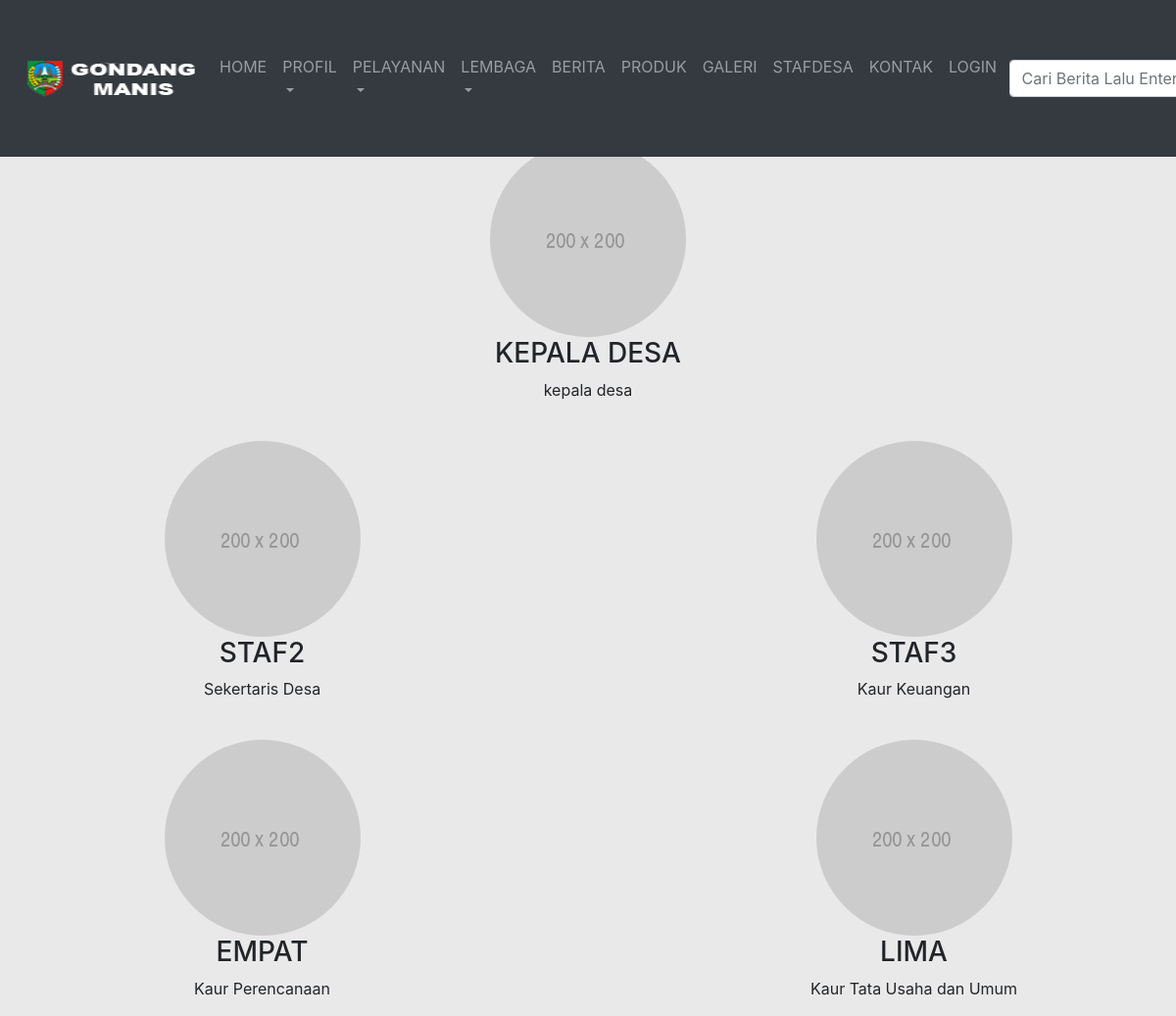
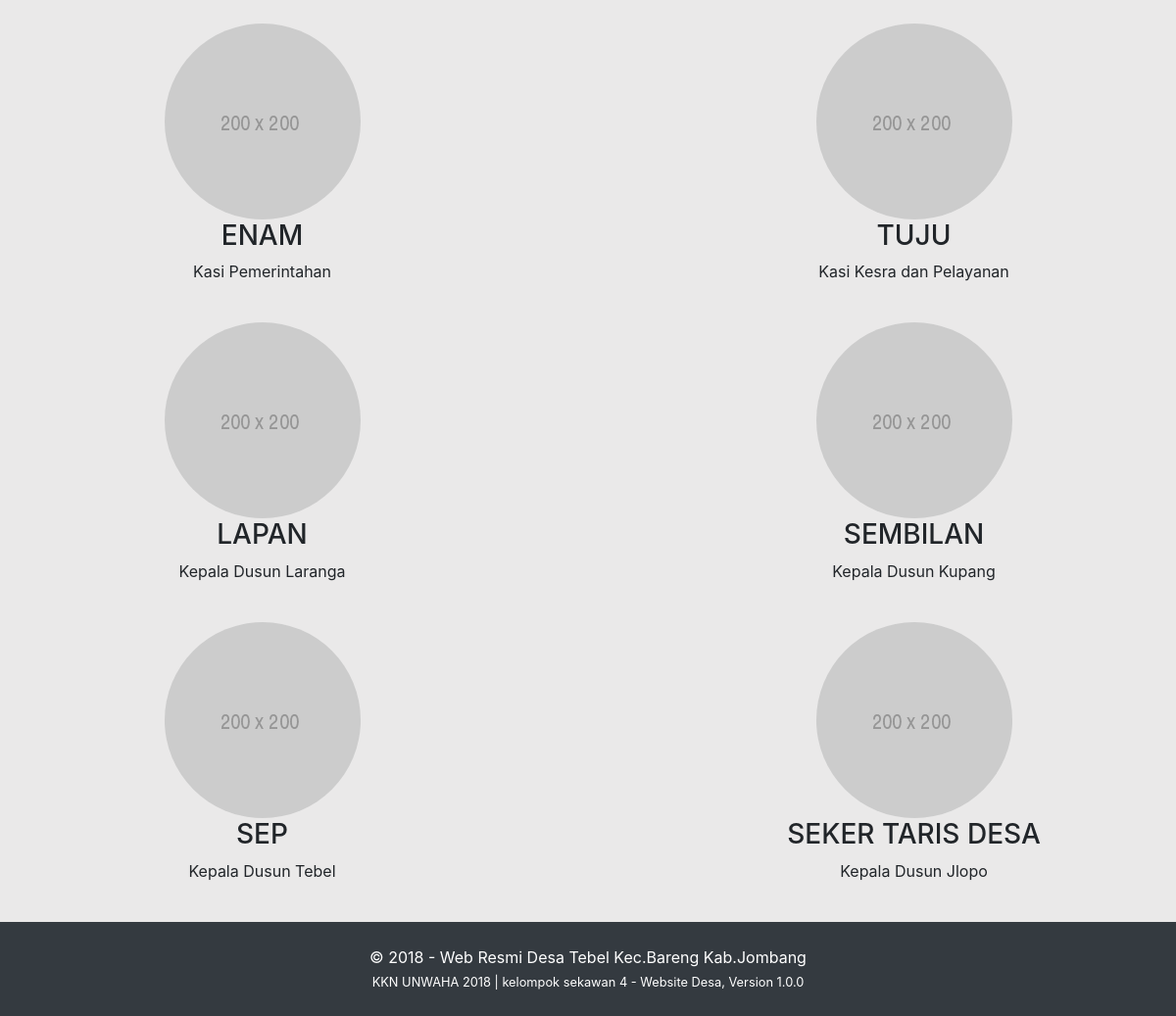
Page /?tampil=staf-desa on the committed database (2 pictures, top to bottom).
### tables this page shows
CREATE TABLE IF NOT EXISTS `submenu` (
`id_submenu` int(5) NOT NULL,
  `id_menu` int(5) NOT NULL,
  `jenis` int(2) NOT NULL,
  `judul` varchar(255) NOT NULL,
  `link` varchar(50) NOT NULL,
  `urutan` int(3) NOT NULL,
  `tanggal` date NOT NULL
);

CREATE TABLE IF NOT EXISTS `user` (
`id_user` int(11) NOT NULL,
  `nama` varchar(60) NOT NULL,
  `alamat` text NOT NULL,
  `job` varchar(50) NOT NULL,
  `lp` varchar(25) NOT NULL,
  `level` int(5) NOT NULL,
  `foto` text NOT NULL,
  `username` varchar(50) NOT NULL,
  `password` varchar(255) NOT NULL,
  `urutan` int(3) NOT NULL,
  `created` int(11) NOT NULL,
  `bagian` varchar(20) NOT NULL
);

CREATE TABLE IF NOT EXISTS `tampil` (
`id_tampil` int(1) NOT NULL,
  `titel` varchar(35) NOT NULL,
  `tahun` int(11) NOT NULL,
  `suka` int(11) NOT NULL,
  `tidak` int(11) NOT NULL,
  `notelpon` varchar(15) NOT NULL,
  `email` varchar(50) NOT NULL,
  `info` text NOT NULL
);

### konten/stafdesa_dt.php (the view)
<?php
  $dt_ps1     = mysqli_fetch_array($mysqli->query("SELECT * FROM user WHERE level=2 AND id_user=1"));
  $dt_ps2     = mysqli_fetch_array($mysqli->query("SELECT * FROM user WHERE level=2 AND id_user=2"));
  $dt_ps3     = mysqli_fetch_array($mysqli->query("SELECT * FROM user WHERE level=2 AND id_user=3"));
  $dt_ps4     = mysqli_fetch_array($mysqli->query("SELECT * FROM user WHERE level=2 AND id_user=4"));
  $dt_ps5     = mysqli_fetch_array($mysqli->query("SELECT * FROM user WHERE level=2 AND id_user=5"));
  $dt_ps6     = mysqli_fetch_array($mysqli->query("SELECT * FROM user WHERE level=2 AND id_user=6"));
  $dt_ps7     = mysqli_fetch_array($mysqli->query("SELECT * FROM user WHERE level=2 AND id_user=7"));
  $dt_ps8     = mysqli_fetch_array($mysqli->query("SELECT * FROM user WHERE level=2 AND id_user=8"));
  $dt_ps9     = mysqli_fetch_array($mysqli->query("SELECT * FROM user WHERE level=2 AND id_user=9"));
  $dt_ps10    = mysqli_fetch_array($mysqli->query("SELECT * FROM user WHERE level=2 AND id_user=10"));
  $dt_ps11    = mysqli_fetch_array($mysqli->query("SELECT * FROM user WHERE level=2 AND id_user=11"));
?>
<div class="container">
    <div class="row">
        <div class="col-12"><h2 class="my-4">Staf Desa <span class="badge badge-secondary">desa tebel</span></h2></div>
    </div>
      <div class="row">
        <div class="col-2"></div>
        <div class="col-8 text-center mb-4">
          <img class="rounded-circle rounded img-fluid d-block mx-auto" src="gambar/user/<?= $dt_ps1['foto']; ?>" alt="">
          <h3 class="text-uppercase"><?= $dt_ps1['nama']; ?></h3>
            <p><?= $dt_ps1['job']; ?></p>
        </div>
        <div class="col-2"></div>
      </div>
      <div class="row">
        <div class="col-5 text-center mb-4">
          <img class="rounded-circle rounded img-fluid d-block mx-auto" src="gambar/user/<?= $dt_ps2['foto']; ?>" alt="">
          <h3 class="text-uppercase"><?= $dt_ps2['nama']; ?></h3>
            <p><?= $dt_ps2['job']; ?></p>
        </div>
        <div class="col-2 text-center mb-4"></div>
        <div class="col-5 text-center mb-4">
          <img class="rounded-circle rounded img-fluid d-block mx-auto" src="gambar/user/<?= $dt_ps3['foto']; ?>" alt="">
          <h3 class="text-uppercase"><?= $dt_ps3['nama']; ?></h3>
            <p><?= $dt_ps3['job']; ?></p>
        </div>
      </div>
      <div class="row">
        <div class="col-5 text-center mb-4">
          <img class="rounded-circle rounded img-fluid d-block mx-auto" src="gambar/user/<?= $dt_ps4['foto']; ?>" alt="">
          <h3 class="text-uppercase"><?= $dt_ps4['nama']; ?></h3>
            <p><?= $dt_ps4['job']; ?></p>
        </div>
        <div class="col-2 text-center mb-4"></div>
        <div class="col-5 text-center mb-4">
          <img class="rounded-circle rounded img-fluid d-block mx-auto" src="gambar/user/<?= $dt_ps5['foto']; ?>" alt="">
          <h3 class="text-uppercase"><?= $dt_ps5['nama']; ?></h3>
            <p><?= $dt_ps5['job']; ?></p>
        </div>
      </div>
      <div class="row">
        <div class="col-5 text-center mb-4">
          <img class="rounded-circle rounded img-fluid d-block mx-auto" src="gambar/user/<?= $dt_ps6['foto']; ?>" alt="">
          <h3 class="text-uppercase"><?= $dt_ps6['nama']; ?></h3>
            <p><?= $dt_ps6['job']; ?></p>
        </div>
        <div class="col-2 text-center mb-4"></div>
        <div class="col-5 text-center mb-4">
          <img class="rounded-circle rounded img-fluid d-block mx-auto" src="gambar/user/<?= $dt_ps7['foto']; ?>" alt="">
          <h3 class="text-uppercase"><?= $dt_ps7['nama']; ?></h3>
            <p><?= $dt_ps7['job']; ?></p>
        </div>
      </div>
      <div class="row">
        <div class="col-5 text-center mb-4">
          <img class="rounded-circle rounded img-fluid d-block mx-auto" src="gambar/user/<?= $dt_ps8['foto']; ?>" alt="">
          <h3 class="text-uppercase"><?= $dt_ps8['nama']; ?></h3>
            <p><?= $dt_ps8['job']; ?></p>
        </div>
        <div class="col-2 text-center mb-4"></div>
        <div class="col-5 text-center mb-4">
          <img class="rounded-circle rounded img-fluid d-block mx-auto" src="gambar/user/<?= $dt_ps9['foto']; ?>" alt="">
          <h3 class="text-uppercase"><?= $dt_ps9['nama']; ?></h3>
            <p><?= $dt_ps9['job']; ?></p>
        </div>
      </div>
      <div class="row">
        <div class="col-5 text-center mb-4">
          <img class="rounded-circle rounded img-fluid d-block mx-auto" src="gambar/user/<?= $dt_ps10['foto']; ?>" alt="">
          <h3 class="text-uppercase"><?= $dt_ps10['nama']; ?></h3>
            <p><?= $dt_ps10['job']; ?></p>
        </div>
        <div class="col-2 text-center mb-4"></div>
        <div class="col-5 text-center mb-4">
          <img class="rounded-circle rounded img-fluid d-block mx-auto" src="gambar/user/<?= $dt_ps11['foto']; ?>" alt="">
          <h3 class="text-uppercase"><?= $dt_ps11['nama']; ?></h3>
            <p><?= $dt_ps11['job']; ?></p>
        </div>
      </div>
</div>

### index.php (shortened to what this page needs)
<?php
  include("lib/koneksi.php");
?>
<!DOCTYPE html>
<html lang="en">
  <head>
    <link href="template/website/vendor/bootstrap/css/bootstrap.min.css" rel="stylesheet">
    <link href="template/website/vendor/bootstrap/css/bootstrap.css" rel="stylesheet">
    <link rel="stylesheet" href="template/website/css/lightbox.min.css">
    <link href="template/website/css/modern-business.css" rel="stylesheet">
  </head>
  <body>
    <?php
	    include("menu_web_dt.php");
  		include("konten/konten_dt.php");
  		$dt = mysqli_fetch_array($mysqli->query("SELECT * FROM tampil"));
  		$th = $dt['tahun'];
  		?>
    <footer class="py-4 bg-dark">
      <div class="container">
        <p class="m-0 text-center text-white">&copy; <?= $th; ?> - Web Resmi Desa Tebel Kec.Bareng Kab.Jombang</p>
        <p class="m-0 text-center text-white"><small> KKN UNWAHA 2018 | kelompok sekawan 4 - Website Desa, Version 1.0.0</small></p>
      </div>
    </footer>
  </body>
</html>

### menu_web_dt.php (shortened to what this page needs)
<nav class="navbar fixed-top navbar-expand-lg navbar-dark bg-dark fixed-top">
  <a href="?tampil=home">
    <img src="gambar/website desatebel.png" height="40" width="200">
  </a>
  <div class="collapse navbar-collapse" id="navbarResponsive">
    <ul class="navbar-nav ml-auto">
      <li class="nav-item">
        <a class="nav-link" href="?tampil=home">HOME</a>
      </li>
      <?php
      $sql_sm = $mysqli->query("SELECT * FROM submenu WHERE id_menu=2 and jenis=1 order by urutan");
      while ($tm_sm = mysqli_fetch_array($sql_sm)) :
      ?>
        <li class="nav-item dropdown">
          <a class="nav-link dropdown-toggle" href="#" id="navbarDropdownPortfolio" data-toggle="dropdown" aria-haspopup="true" aria-expanded="false">
            <?= strtoupper($tm_sm['judul']); ?>
          </a>
        </li>
      <?php endwhile; ?>
      <li class="nav-item">
        <a class="nav-link" href="?tampil=berita">BERITA</a>
      </li>
      <li class="nav-item">
        <a class="nav-link" href="?tampil=produk">PRODUK</a>
      </li>
      <li class="nav-item">
        <a class="nav-link" href="?tampil=galeri">GALERI</a>
      </li>
      <li class="nav-item">
        <a class="nav-link" href="?tampil=staf-desa">STAFDESA</a>
      </li>
      <li class="nav-item">
        <a class="nav-link" href="?tampil=kontak">KONTAK</a>
      </li>
      <li class="nav-item">
        <a class="nav-link" href="admin">LOGIN</a>
      </li>
    </ul>
    <form action="?tampil=berita" class="form-inline my-2 my-lg-0" method="post">
      <input name="keyword" class="form-control mr-sm-2" type="search" placeholder="Cari Berita Lalu Enter" aria-label="Search" autocomplete="off">
    </form>
  </div>
</nav>

### template/website/css/modern-business.css (style rules this page uses)
body { padding-top: 54px; }
@media (min-width: 992px) { body { padding-top: 56px; } }

### index.php (style rules this page uses)
body { background-color: #eae9e9; }

### rows in the picture
submenu: judul "PROFIL"
submenu: judul "PELAYANAN"
submenu: judul "LEMBAGA"
user: foto (picture), nama "KEPALA DESA", job "kepala desa"
user: foto (picture), nama "STAF2", job "Sekertaris Desa"
user: foto (picture), nama "STAF3", job "Kaur Keuangan"
user: foto (picture), nama "EMPAT", job "Kaur Perencanaan"
user: foto (picture), nama "LIMA", job "Kaur Tata Usaha dan Umum"
user: foto (picture), nama "ENAM", job "Kasi Pemerintahan"
user: foto (picture), nama "TUJU", job "Kasi Kesra dan Pelayanan"
user: foto (picture), nama "LAPAN", job "Kepala Dusun Laranga"
user: foto (picture), nama "SEMBILAN", job "Kepala Dusun Kupang"
user: foto (picture), nama "SEP", job "Kepala Dusun Tebel"
user: foto (picture), nama "SEKER TARIS DESA", job "Kepala Dusun Jlopo"
tampil: tahun "2018"
